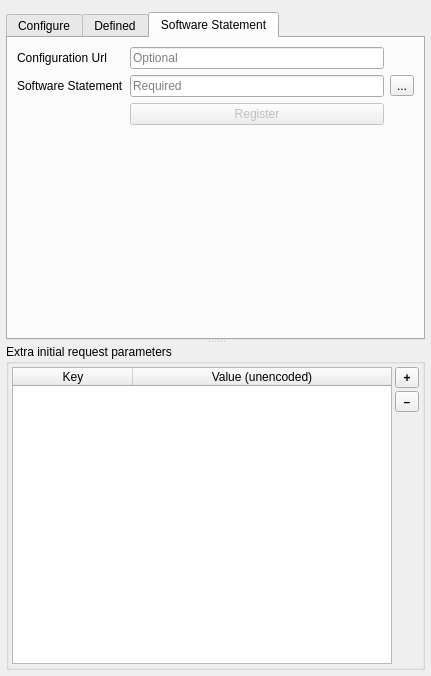
<?xml version="1.0" encoding="UTF-8"?>
<ui version="4.0">
 <class>QgsAuthOAuth2Edit</class>
 <widget class="QWidget" name="QgsAuthOAuth2Edit">
  <property name="enabled">
   <bool>true</bool>
  </property>
  <property name="geometry">
   <rect>
    <x>0</x>
    <y>0</y>
    <width>431</width>
    <height>676</height>
   </rect>
  </property>
  <layout class="QVBoxLayout" name="verticalLayout">
   <property name="leftMargin">
    <number>6</number>
   </property>
   <property name="topMargin">
    <number>6</number>
   </property>
   <property name="rightMargin">
    <number>6</number>
   </property>
   <property name="bottomMargin">
    <number>6</number>
   </property>
   <item>
    <widget class="QFrame" name="frameNotify">
     <property name="enabled">
      <bool>true</bool>
     </property>
     <property name="sizePolicy">
      <sizepolicy hsizetype="Preferred" vsizetype="Maximum">
       <horstretch>0</horstretch>
       <verstretch>0</verstretch>
      </sizepolicy>
     </property>
     <layout class="QHBoxLayout" name="horizontalLayout_2">
      <property name="spacing">
       <number>6</number>
      </property>
      <property name="leftMargin">
       <number>0</number>
      </property>
      <property name="topMargin">
       <number>0</number>
      </property>
      <property name="rightMargin">
       <number>0</number>
      </property>
      <property name="bottomMargin">
       <number>0</number>
      </property>
     </layout>
    </widget>
   </item>
   <item>
    <widget class="QSplitter" name="splitter">
     <property name="orientation">
      <enum>Qt::Vertical</enum>
     </property>
     <property name="handleWidth">
      <number>4</number>
     </property>
     <property name="childrenCollapsible">
      <bool>false</bool>
     </property>
     <widget class="QTabWidget" name="tabConfigs">
      <property name="sizePolicy">
       <sizepolicy hsizetype="Expanding" vsizetype="Expanding">
        <horstretch>0</horstretch>
        <verstretch>2</verstretch>
       </sizepolicy>
      </property>
      <property name="currentIndex">
       <number>2</number>
      </property>
      <widget class="QWidget" name="tabCustom">
       <attribute name="title">
        <string>Configure</string>
       </attribute>
       <layout class="QVBoxLayout" name="verticalLayout_3">
        <property name="spacing">
         <number>6</number>
        </property>
        <property name="leftMargin">
         <number>0</number>
        </property>
        <property name="topMargin">
         <number>3</number>
        </property>
        <property name="rightMargin">
         <number>0</number>
        </property>
        <property name="bottomMargin">
         <number>0</number>
        </property>
        <item>
         <widget class="QFrame" name="horizontalFrame_2">
          <property name="sizePolicy">
           <sizepolicy hsizetype="Preferred" vsizetype="Maximum">
            <horstretch>0</horstretch>
            <verstretch>0</verstretch>
           </sizepolicy>
          </property>
          <layout class="QGridLayout" name="gridLayout_2">
           <property name="leftMargin">
            <number>0</number>
           </property>
           <property name="topMargin">
            <number>0</number>
           </property>
           <property name="rightMargin">
            <number>0</number>
           </property>
           <property name="bottomMargin">
            <number>0</number>
           </property>
           <property name="spacing">
            <number>6</number>
           </property>
           <item row="0" column="2" rowspan="2">
            <layout class="QHBoxLayout" name="horizontalLayout_3">
             <property name="spacing">
              <number>6</number>
             </property>
             <property name="leftMargin">
              <number>3</number>
             </property>
             <property name="rightMargin">
              <number>3</number>
             </property>
             <item>
              <widget class="QLabel" name="lblGrantFlow">
               <property name="sizePolicy">
                <sizepolicy hsizetype="Maximum" vsizetype="Preferred">
                 <horstretch>0</horstretch>
                 <verstretch>0</verstretch>
                </sizepolicy>
               </property>
               <property name="text">
                <string>Grant Flow</string>
               </property>
              </widget>
             </item>
             <item>
              <widget class="QComboBox" name="cmbbxGrantFlow"/>
             </item>
             <item>
              <widget class="QToolButton" name="btnExport">
               <property name="toolTip">
                <string>Export configuration</string>
               </property>
               <property name="text">
                <string>...</string>
               </property>
               <property name="icon">
                <iconset resource="oauth2_resources.qrc">
                 <normaloff>:/oauth2method/oauth2_resources/export.svg</normaloff>:/oauth2method/oauth2_resources/export.svg</iconset>
               </property>
               <property name="iconSize">
                <size>
                 <width>16</width>
                 <height>16</height>
                </size>
               </property>
              </widget>
             </item>
             <item>
              <widget class="QToolButton" name="btnImport">
               <property name="toolTip">
                <string>Import configuration</string>
               </property>
               <property name="text">
                <string>...</string>
               </property>
               <property name="icon">
                <iconset resource="oauth2_resources.qrc">
                 <normaloff>:/oauth2method/oauth2_resources/import.svg</normaloff>:/oauth2method/oauth2_resources/import.svg</iconset>
               </property>
              </widget>
             </item>
            </layout>
           </item>
          </layout>
         </widget>
        </item>
        <item>
         <widget class="QScrollArea" name="scrollAreaConfigure">
          <property name="frameShape">
           <enum>QFrame::NoFrame</enum>
          </property>
          <property name="verticalScrollBarPolicy">
           <enum>Qt::ScrollBarAlwaysOn</enum>
          </property>
          <property name="widgetResizable">
           <bool>true</bool>
          </property>
          <widget class="QWidget" name="scrollAreaWidgetContentsCustom">
           <property name="geometry">
            <rect>
             <x>0</x>
             <y>0</y>
             <width>401</width>
             <height>516</height>
            </rect>
           </property>
           <layout class="QGridLayout" name="gridLayout">
            <property name="leftMargin">
             <number>3</number>
            </property>
            <property name="topMargin">
             <number>3</number>
            </property>
            <property name="rightMargin">
             <number>3</number>
            </property>
            <property name="bottomMargin">
             <number>3</number>
            </property>
            <property name="spacing">
             <number>6</number>
            </property>
            <item row="11" column="0">
             <widget class="QLabel" name="lblScope">
              <property name="text">
               <string>Scope</string>
              </property>
             </widget>
            </item>
            <item row="7" column="0">
             <widget class="QLabel" name="lblClientId">
              <property name="text">
               <string>Client ID</string>
              </property>
              <property name="wordWrap">
               <bool>true</bool>
              </property>
             </widget>
            </item>
            <item row="14" column="0" colspan="4">
             <widget class="QLabel" name="label">
              <property name="font">
               <font>
                <pointsize>12</pointsize>
                <italic>true</italic>
               </font>
              </property>
              <property name="text">
               <string>Advanced</string>
              </property>
              <property name="alignment">
               <set>Qt::AlignCenter</set>
              </property>
             </widget>
            </item>
            <item row="8" column="1" colspan="3">
             <widget class="QgsPasswordLineEdit" name="leClientSecret">
              <property name="placeholderText">
               <string>Required</string>
              </property>
             </widget>
            </item>
            <item row="4" column="0">
             <widget class="QLabel" name="lblRedirectUrl">
              <property name="text">
               <string>Redirect URL</string>
              </property>
              <property name="wordWrap">
               <bool>true</bool>
              </property>
             </widget>
            </item>
            <item row="0" column="1" colspan="3">
             <widget class="QPlainTextEdit" name="pteDescription">
              <property name="maximumSize">
               <size>
                <width>16777215</width>
                <height>40</height>
               </size>
              </property>
             </widget>
            </item>
            <item row="0" column="0">
             <widget class="QLabel" name="lblDescription">
              <property name="text">
               <string>Description</string>
              </property>
              <property name="wordWrap">
               <bool>true</bool>
              </property>
             </widget>
            </item>
            <item row="1" column="1" colspan="3">
             <widget class="QLineEdit" name="leRequestUrl">
              <property name="placeholderText">
               <string>Required</string>
              </property>
             </widget>
            </item>
            <item row="12" column="1" colspan="3">
             <widget class="QLineEdit" name="leApiKey">
              <property name="placeholderText">
               <string>Optional</string>
              </property>
             </widget>
            </item>
            <item row="9" column="0">
             <widget class="QLabel" name="lblUsername">
              <property name="text">
               <string>Username</string>
              </property>
             </widget>
            </item>
            <item row="17" column="0">
             <widget class="QLabel" name="lblRequestTimeout">
              <property name="sizePolicy">
               <sizepolicy hsizetype="Maximum" vsizetype="Preferred">
                <horstretch>0</horstretch>
                <verstretch>0</verstretch>
               </sizepolicy>
              </property>
              <property name="text">
               <string>Request Timeout</string>
              </property>
              <property name="wordWrap">
               <bool>true</bool>
              </property>
             </widget>
            </item>
            <item row="17" column="1">
             <widget class="QSpinBox" name="spnbxRequestTimeout">
              <property name="sizePolicy">
               <sizepolicy hsizetype="Maximum" vsizetype="Fixed">
                <horstretch>0</horstretch>
                <verstretch>0</verstretch>
               </sizepolicy>
              </property>
              <property name="toolTip">
               <string>Authorization-related timeout</string>
              </property>
              <property name="alignment">
               <set>Qt::AlignCenter</set>
              </property>
              <property name="suffix">
               <string> seconds</string>
              </property>
              <property name="minimum">
               <number>5</number>
              </property>
              <property name="maximum">
               <number>3600</number>
              </property>
              <property name="value">
               <number>30</number>
              </property>
             </widget>
            </item>
            <item row="16" column="0">
             <widget class="QLabel" name="lblAccessMethod">
              <property name="sizePolicy">
               <sizepolicy hsizetype="Maximum" vsizetype="Preferred">
                <horstretch>0</horstretch>
                <verstretch>0</verstretch>
               </sizepolicy>
              </property>
              <property name="text">
               <string>Access Method</string>
              </property>
              <property name="wordWrap">
               <bool>true</bool>
              </property>
             </widget>
            </item>
            <item row="12" column="0">
             <widget class="QLabel" name="lblApiKey">
              <property name="sizePolicy">
               <sizepolicy hsizetype="Maximum" vsizetype="Preferred">
                <horstretch>0</horstretch>
                <verstretch>0</verstretch>
               </sizepolicy>
              </property>
              <property name="text">
               <string>API Key</string>
              </property>
              <property name="wordWrap">
               <bool>true</bool>
              </property>
             </widget>
            </item>
            <item row="3" column="0">
             <widget class="QLabel" name="lblRefreshTokenUrl">
              <property name="text">
               <string>Refresh Token URL</string>
              </property>
              <property name="wordWrap">
               <bool>true</bool>
              </property>
             </widget>
            </item>
            <item row="3" column="1" colspan="3">
             <widget class="QLineEdit" name="leRefreshTokenUrl">
              <property name="placeholderText">
               <string>Optional</string>
              </property>
             </widget>
            </item>
            <item row="15" column="0">
             <widget class="QLabel" name="lblTokenPersist">
              <property name="text">
               <string>Token Session</string>
              </property>
              <property name="wordWrap">
               <bool>true</bool>
              </property>
             </widget>
            </item>
            <item row="10" column="1" colspan="3">
             <widget class="QgsPasswordLineEdit" name="lePassword">
              <property name="placeholderText">
               <string>Required</string>
              </property>
             </widget>
            </item>
            <item row="7" column="1" colspan="3">
             <widget class="QLineEdit" name="leClientId">
              <property name="placeholderText">
               <string>Required</string>
              </property>
             </widget>
            </item>
            <item row="9" column="1" colspan="3">
             <widget class="QLineEdit" name="leUsername">
              <property name="placeholderText">
               <string>Required</string>
              </property>
             </widget>
            </item>
            <item row="1" column="0">
             <widget class="QLabel" name="lblRequestUrl">
              <property name="text">
               <string>Request URL</string>
              </property>
              <property name="wordWrap">
               <bool>true</bool>
              </property>
             </widget>
            </item>
            <item row="13" column="0" colspan="4">
             <widget class="Line" name="line">
              <property name="orientation">
               <enum>Qt::Horizontal</enum>
              </property>
             </widget>
            </item>
            <item row="2" column="0">
             <widget class="QLabel" name="lblTokenUrl">
              <property name="text">
               <string>Token URL</string>
              </property>
              <property name="wordWrap">
               <bool>true</bool>
              </property>
             </widget>
            </item>
            <item row="16" column="1" colspan="3">
             <widget class="QComboBox" name="cmbbxAccessMethod">
              <property name="sizePolicy">
               <sizepolicy hsizetype="Expanding" vsizetype="Fixed">
                <horstretch>0</horstretch>
                <verstretch>0</verstretch>
               </sizepolicy>
              </property>
              <property name="toolTip">
               <string>Resource access token method</string>
              </property>
             </widget>
            </item>
            <item row="8" column="0">
             <widget class="QLabel" name="lblClientSecret">
              <property name="text">
               <string>Client Secret</string>
              </property>
              <property name="wordWrap">
               <bool>true</bool>
              </property>
             </widget>
            </item>
            <item row="15" column="1" colspan="2">
             <widget class="QCheckBox" name="chkbxTokenPersist">
              <property name="text">
               <string>Persist between launches</string>
              </property>
             </widget>
            </item>
            <item row="10" column="0">
             <widget class="QLabel" name="lblPassword">
              <property name="text">
               <string>Password</string>
              </property>
             </widget>
            </item>
            <item row="11" column="1" colspan="3">
             <widget class="QLineEdit" name="leScope">
              <property name="placeholderText">
               <string>Optional (space delimiter)</string>
              </property>
             </widget>
            </item>
            <item row="18" column="1">
             <spacer name="verticalSpacer">
              <property name="orientation">
               <enum>Qt::Vertical</enum>
              </property>
              <property name="sizeHint" stdset="0">
               <size>
                <width>20</width>
                <height>0</height>
               </size>
              </property>
             </spacer>
            </item>
            <item row="2" column="1" colspan="3">
             <widget class="QLineEdit" name="leTokenUrl">
              <property name="placeholderText">
               <string>Required</string>
              </property>
             </widget>
            </item>
            <item row="4" column="1" colspan="3">
             <widget class="QFrame" name="frameRedirectUrl">
              <layout class="QHBoxLayout" name="horizontalLayout_4">
               <property name="spacing">
                <number>2</number>
               </property>
               <property name="leftMargin">
                <number>0</number>
               </property>
               <property name="topMargin">
                <number>0</number>
               </property>
               <property name="rightMargin">
                <number>0</number>
               </property>
               <property name="bottomMargin">
                <number>0</number>
               </property>
               <item>
                <widget class="QLabel" name="lblRedirectIP">
                 <property name="text">
                  <string>http://127.0.0.1:</string>
                 </property>
                </widget>
               </item>
               <item>
                <widget class="QSpinBox" name="spnbxRedirectPort">
                 <property name="sizePolicy">
                  <sizepolicy hsizetype="Maximum" vsizetype="Fixed">
                   <horstretch>0</horstretch>
                   <verstretch>0</verstretch>
                  </sizepolicy>
                 </property>
                 <property name="toolTip">
                  <string>Port number</string>
                 </property>
                 <property name="alignment">
                  <set>Qt::AlignCenter</set>
                 </property>
                 <property name="minimum">
                  <number>0</number>
                 </property>
                 <property name="maximum">
                  <number>9999</number>
                 </property>
                 <property name="value">
                  <number>0</number>
                 </property>
                </widget>
               </item>
               <item>
                <widget class="QLabel" name="lblRedirectUrlSep">
                 <property name="text">
                  <string>/</string>
                 </property>
                </widget>
               </item>
               <item>
                <widget class="QLineEdit" name="leRedirectUrl">
                 <property name="minimumSize">
                  <size>
                   <width>50</width>
                   <height>0</height>
                  </size>
                 </property>
                 <property name="toolTip">
                  <string>Subdirectory</string>
                 </property>
                 <property name="placeholderText">
                  <string>Optional</string>
                 </property>
                </widget>
               </item>
              </layout>
             </widget>
            </item>
           </layout>
          </widget>
         </widget>
        </item>
       </layout>
      </widget>
      <widget class="QWidget" name="tabDefined">
       <attribute name="title">
        <string>Defined</string>
       </attribute>
       <layout class="QVBoxLayout" name="verticalLayout_2">
        <property name="spacing">
         <number>6</number>
        </property>
        <property name="leftMargin">
         <number>3</number>
        </property>
        <property name="topMargin">
         <number>3</number>
        </property>
        <property name="rightMargin">
         <number>3</number>
        </property>
        <property name="bottomMargin">
         <number>0</number>
        </property>
        <item>
         <layout class="QVBoxLayout" name="verticalLayout_5" stretch="3,1">
          <property name="spacing">
           <number>0</number>
          </property>
          <item>
           <widget class="QListWidget" name="lstwdgDefinedConfigs">
            <property name="sizePolicy">
             <sizepolicy hsizetype="Expanding" vsizetype="Expanding">
              <horstretch>0</horstretch>
              <verstretch>4</verstretch>
             </sizepolicy>
            </property>
            <property name="font">
             <font>
              <pointsize>13</pointsize>
             </font>
            </property>
            <property name="verticalScrollBarPolicy">
             <enum>Qt::ScrollBarAlwaysOn</enum>
            </property>
            <property name="editTriggers">
             <set>QAbstractItemView::NoEditTriggers</set>
            </property>
            <property name="showDropIndicator" stdset="0">
             <bool>false</bool>
            </property>
            <property name="alternatingRowColors">
             <bool>true</bool>
            </property>
            <property name="verticalScrollMode">
             <enum>QAbstractItemView::ScrollPerItem</enum>
            </property>
            <property name="spacing">
             <number>2</number>
            </property>
            <property name="uniformItemSizes">
             <bool>true</bool>
            </property>
           </widget>
          </item>
          <item>
           <widget class="QPlainTextEdit" name="pteDefinedDesc">
            <property name="font">
             <font>
              <pointsize>10</pointsize>
             </font>
            </property>
            <property name="undoRedoEnabled">
             <bool>false</bool>
            </property>
            <property name="readOnly">
             <bool>true</bool>
            </property>
            <property name="plainText">
             <string>Defined configurations are JSON-formatted files, with a single configuration per file. This allows configurations to be swapped out via filesystem tools without affecting user configurations. It is recommended to use the Configure tab’s export function, then edit the resulting file. See QGIS documentation for further details.</string>
            </property>
            <property name="textInteractionFlags">
             <set>Qt::TextSelectableByKeyboard|Qt::TextSelectableByMouse</set>
            </property>
           </widget>
          </item>
         </layout>
        </item>
        <item>
         <layout class="QHBoxLayout" name="horizontalLayout">
          <property name="spacing">
           <number>0</number>
          </property>
          <item>
           <widget class="QLineEdit" name="leDefinedDirPath">
            <property name="readOnly">
             <bool>true</bool>
            </property>
           </widget>
          </item>
          <item>
           <widget class="QToolButton" name="btnGetDefinedDirPath">
            <property name="toolTip">
             <string>Add extra config directory to parse</string>
            </property>
            <property name="styleSheet">
             <string notr="true"/>
            </property>
            <property name="text">
             <string>...</string>
            </property>
            <property name="icon">
             <iconset resource="oauth2_resources.qrc">
              <normaloff>:/oauth2method/oauth2_resources/fileopen.svg</normaloff>:/oauth2method/oauth2_resources/fileopen.svg</iconset>
            </property>
            <property name="iconSize">
             <size>
              <width>20</width>
              <height>14</height>
             </size>
            </property>
           </widget>
          </item>
         </layout>
        </item>
       </layout>
      </widget>
      <widget class="QWidget" name="tabStatement">
       <attribute name="title">
        <string>Software Statement</string>
       </attribute>
       <layout class="QVBoxLayout" name="verticalLayout_7">
        <property name="spacing">
         <number>6</number>
        </property>
        <property name="sizeConstraint">
         <enum>QLayout::SetDefaultConstraint</enum>
        </property>
        <item>
         <layout class="QGridLayout" name="gridLayout_4">
          <item row="1" column="0">
           <widget class="QLabel" name="lblSoftStatementDir">
            <property name="text">
             <string>Software Statement</string>
            </property>
           </widget>
          </item>
          <item row="0" column="1">
           <widget class="QLineEdit" name="leSoftwareStatementConfigUrl">
            <property name="placeholderText">
             <string>Optional</string>
            </property>
           </widget>
          </item>
          <item row="1" column="2">
           <widget class="QToolButton" name="btnSoftStatementDir">
            <property name="text">
             <string>...</string>
            </property>
            <property name="icon">
             <iconset resource="oauth2_resources.qrc">
              <normaloff>:/oauth2method/oauth2_resources/fileopen.svg</normaloff>:/oauth2method/oauth2_resources/fileopen.svg</iconset>
            </property>
           </widget>
          </item>
          <item row="0" column="0">
           <widget class="QLabel" name="lblConfigUrl">
            <property name="text">
             <string>Configuration Url</string>
            </property>
           </widget>
          </item>
          <item row="1" column="1">
           <widget class="QLineEdit" name="leSoftwareStatementJwtPath">
            <property name="placeholderText">
             <string>Required</string>
            </property>
           </widget>
          </item>
          <item row="2" column="1">
           <widget class="QPushButton" name="btnRegister">
            <property name="enabled">
             <bool>false</bool>
            </property>
            <property name="text">
             <string>Register</string>
            </property>
           </widget>
          </item>
         </layout>
        </item>
        <item>
         <spacer name="verticalSpacer_2">
          <property name="orientation">
           <enum>Qt::Vertical</enum>
          </property>
          <property name="sizeHint" stdset="0">
           <size>
            <width>20</width>
            <height>40</height>
           </size>
          </property>
         </spacer>
        </item>
       </layout>
      </widget>
     </widget>
     <widget class="QgsCollapsibleGroupBoxBasic" name="grpbxAdvanced">
      <property name="sizePolicy">
       <sizepolicy hsizetype="Preferred" vsizetype="Preferred">
        <horstretch>0</horstretch>
        <verstretch>4</verstretch>
       </sizepolicy>
      </property>
      <property name="title">
       <string>Extra initial request parameters</string>
      </property>
      <layout class="QVBoxLayout" name="verticalLayout_4">
       <property name="spacing">
        <number>0</number>
       </property>
       <property name="leftMargin">
        <number>0</number>
       </property>
       <property name="topMargin">
        <number>0</number>
       </property>
       <property name="rightMargin">
        <number>0</number>
       </property>
       <property name="bottomMargin">
        <number>0</number>
       </property>
       <item>
        <widget class="QScrollArea" name="scrollAreaAdvanced">
         <property name="frameShape">
          <enum>QFrame::NoFrame</enum>
         </property>
         <property name="widgetResizable">
          <bool>true</bool>
         </property>
         <widget class="QWidget" name="scrollAreaWidgetContentsAdvanced">
          <property name="geometry">
           <rect>
            <x>0</x>
            <y>0</y>
            <width>413</width>
            <height>283</height>
           </rect>
          </property>
          <layout class="QGridLayout" name="gridLayout_3">
           <property name="leftMargin">
            <number>3</number>
           </property>
           <property name="topMargin">
            <number>3</number>
           </property>
           <property name="rightMargin">
            <number>3</number>
           </property>
           <property name="bottomMargin">
            <number>3</number>
           </property>
           <property name="spacing">
            <number>6</number>
           </property>
           <item row="3" column="0" colspan="2">
            <layout class="QHBoxLayout" name="horizontalLayout_5">
             <property name="spacing">
              <number>3</number>
             </property>
             <item>
              <widget class="QTableWidget" name="tblwdgQueryPairs">
               <property name="editTriggers">
                <set>QAbstractItemView::AllEditTriggers</set>
               </property>
               <property name="dragEnabled">
                <bool>true</bool>
               </property>
               <property name="dragDropMode">
                <enum>QAbstractItemView::DragOnly</enum>
               </property>
               <property name="selectionMode">
                <enum>QAbstractItemView::SingleSelection</enum>
               </property>
               <property name="sortingEnabled">
                <bool>true</bool>
               </property>
               <property name="wordWrap">
                <bool>false</bool>
               </property>
               <attribute name="horizontalHeaderDefaultSectionSize">
                <number>120</number>
               </attribute>
               <attribute name="horizontalHeaderMinimumSectionSize">
                <number>120</number>
               </attribute>
               <attribute name="horizontalHeaderShowSortIndicator" stdset="0">
                <bool>true</bool>
               </attribute>
               <attribute name="horizontalHeaderStretchLastSection">
                <bool>true</bool>
               </attribute>
               <attribute name="verticalHeaderVisible">
                <bool>false</bool>
               </attribute>
               <column>
                <property name="text">
                 <string>Key</string>
                </property>
               </column>
               <column>
                <property name="text">
                 <string>Value (unencoded)</string>
                </property>
               </column>
              </widget>
             </item>
             <item>
              <layout class="QVBoxLayout" name="verticalLayout_6">
               <item>
                <widget class="QToolButton" name="btnAddQueryPair">
                 <property name="minimumSize">
                  <size>
                   <width>24</width>
                   <height>0</height>
                  </size>
                 </property>
                 <property name="font">
                  <font>
                   <weight>75</weight>
                   <bold>true</bold>
                  </font>
                 </property>
                 <property name="text">
                  <string notr="true">+</string>
                 </property>
                </widget>
               </item>
               <item>
                <widget class="QToolButton" name="btnRemoveQueryPair">
                 <property name="minimumSize">
                  <size>
                   <width>24</width>
                   <height>0</height>
                  </size>
                 </property>
                 <property name="font">
                  <font>
                   <weight>75</weight>
                   <bold>true</bold>
                  </font>
                 </property>
                 <property name="text">
                  <string notr="true">–</string>
                 </property>
                </widget>
               </item>
               <item>
                <spacer name="verticalSpacer_7">
                 <property name="orientation">
                  <enum>Qt::Vertical</enum>
                 </property>
                 <property name="sizeHint" stdset="0">
                  <size>
                   <width>20</width>
                   <height>0</height>
                  </size>
                 </property>
                </spacer>
               </item>
              </layout>
             </item>
            </layout>
           </item>
          </layout>
         </widget>
        </widget>
       </item>
      </layout>
     </widget>
    </widget>
   </item>
  </layout>
 </widget>
 <customwidgets>
  <customwidget>
   <class>QgsPasswordLineEdit</class>
   <extends>QLineEdit</extends>
   <header>qgspasswordlineedit.h</header>
  </customwidget>
  <customwidget>
   <class>QgsCollapsibleGroupBoxBasic</class>
   <extends>QGroupBox</extends>
   <header>qgscollapsiblegroupbox.h</header>
   <container>1</container>
  </customwidget>
 </customwidgets>
 <tabstops>
  <tabstop>cmbbxGrantFlow</tabstop>
  <tabstop>pteDescription</tabstop>
  <tabstop>leRequestUrl</tabstop>
  <tabstop>leTokenUrl</tabstop>
  <tabstop>leRefreshTokenUrl</tabstop>
  <tabstop>spnbxRedirectPort</tabstop>
  <tabstop>leRedirectUrl</tabstop>
  <tabstop>leClientId</tabstop>
  <tabstop>leClientSecret</tabstop>
  <tabstop>leUsername</tabstop>
  <tabstop>lePassword</tabstop>
  <tabstop>leScope</tabstop>
  <tabstop>leApiKey</tabstop>
  <tabstop>chkbxTokenPersist</tabstop>
  <tabstop>cmbbxAccessMethod</tabstop>
  <tabstop>spnbxRequestTimeout</tabstop>
  <tabstop>scrollAreaAdvanced</tabstop>
  <tabstop>tblwdgQueryPairs</tabstop>
  <tabstop>btnAddQueryPair</tabstop>
  <tabstop>btnRemoveQueryPair</tabstop>
  <tabstop>btnExport</tabstop>
  <tabstop>btnImport</tabstop>
  <tabstop>leDefinedDirPath</tabstop>
  <tabstop>tabConfigs</tabstop>
  <tabstop>scrollAreaConfigure</tabstop>
  <tabstop>btnGetDefinedDirPath</tabstop>
  <tabstop>lstwdgDefinedConfigs</tabstop>
  <tabstop>pteDefinedDesc</tabstop>
 </tabstops>
 <resources>
  <include location="oauth2_resources.qrc"/>
  <include location="oauth2_resources.qrc"/>
 </resources>
 <connections/>
</ui>
